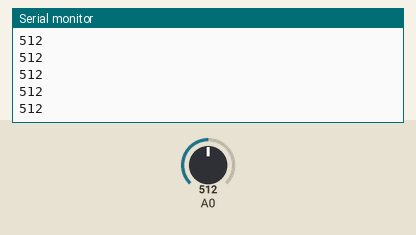
Simulated run of this sketch. Board: Arduino Uno, built with avr-gcc and run on an emulated ATmega328P. Parts: the last lines printed to the serial monitor. Inputs (shaded band) come from the test bench; at power-on: A0 = 512.

Above: at 1.2 s.
1.3 s: A0 set to 716
At 2.3 s:
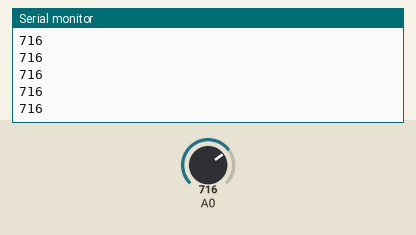
2.8 s: A0 set to 900
At 3.6 s:
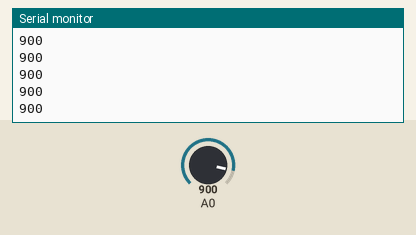
Timing chart, 0 to 5.8 s (numbered marks = the images above; inputs shaded):
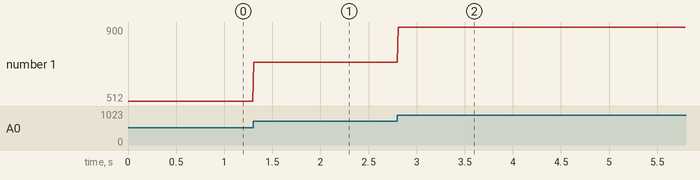

Measured:
- after the input at 1.3 s, the serial monitor: prints a new line at once (image 1)
- after the input at 2.8 s, the serial monitor: prints a new line at once (image 2)
- plotted number 1: 512 → 716 after the input at 1.3 s, 716 → 900 after the input at 2.8 s

The sketch:

MicSerial.ino
```cpp
unsigned int sample;

void setup() {
  // put your setup code here, to run once:
   Serial.begin(115200);
   analogReference(EXTERNAL);
}

void loop() {
  // put your main code here, to run repeatedly:
  sample = analogRead(0);
  Serial.println(sample);
  delay(10);
}
```
